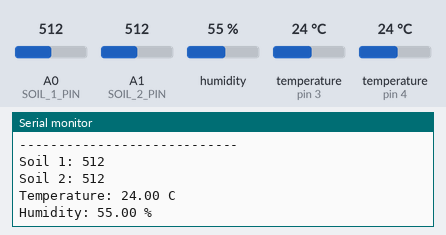
A sketch run on a simulated Arduino Uno, built with avr-gcc and run on an emulated ATmega328P. Shown: the last lines printed to the serial monitor. Inputs (shaded band) come from the test bench; at power-on: humidity 55 %, temperature (sensors on pin 3, pin 4) 24 °C, A0 (SOIL_1_PIN) = 512, A1 (SOIL_2_PIN) = 512.

Above: at 3.2 s.
3.3 s: humidity set to 22 %
At 5.1 s:
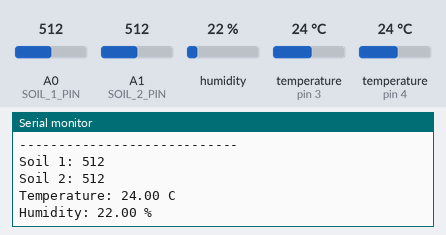
6.0 s: temperature (sensor on pin 3) set to 12 °C
At 6.7 s:
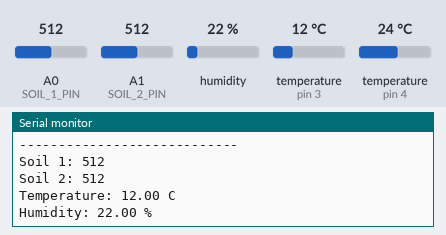
8.7 s: A0 (SOIL_1_PIN) set to 716
11.4 s: A1 (SOIL_2_PIN) set to 716
At 12.9 s:
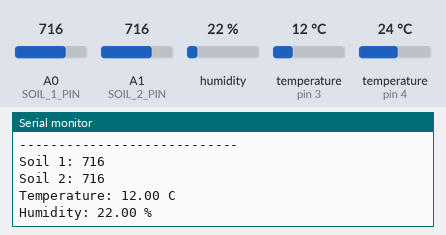
14.1 s: humidity set to 40 %
At 14.6 s:
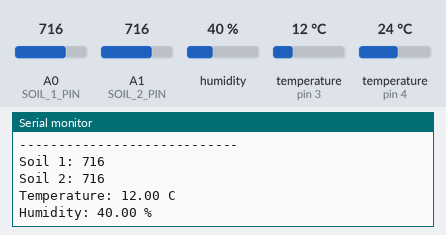
16.8 s: temperature (sensor on pin 3) set to 19 °C
At 19.1 s:
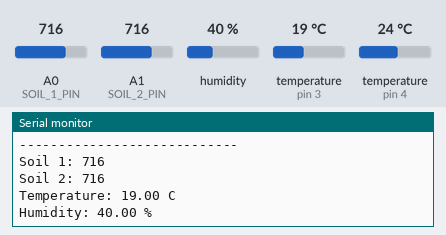
Timing chart, 0 to 20.5 s (numbered marks = the images above; inputs shaded):
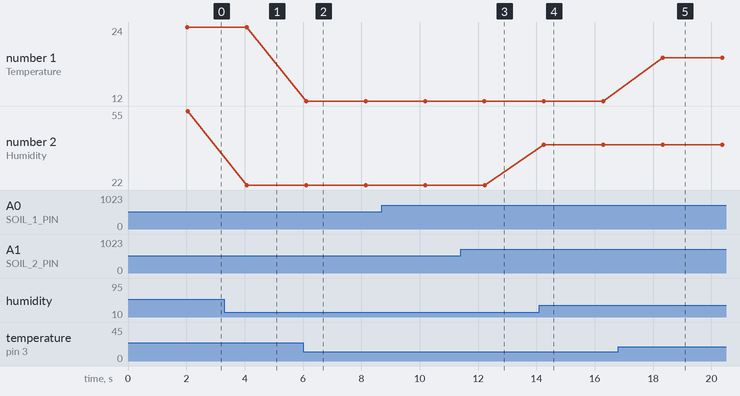

Measured:
- after the input at 3.3 s, the serial monitor: prints a new line after 0.78 s (image 1)
- after the input at 6.0 s, the serial monitor: prints a new line after 0.11 s (image 2)
- after the input at 11.4 s, the serial monitor: prints a new line after 0.82 s (image 3)
- after the input at 14.1 s, the serial monitor: prints a new line after 0.16 s (image 4)
- after the input at 16.8 s, the serial monitor: prints a new line after 1.5 s (image 5)
- plotted number 1: 24 → 12 after the input at 6.0 s, 12 → 19 after the input at 16.8 s
- plotted number 2: 55 → 22 after the input at 3.3 s, 22 → 40 after the input at 14.1 s

The sketch:

05_sensor_integration.ino
```cpp
// AgriScan — CropBand sensor integration
// Author: Suyog Shrestha
// Written: ~April 2026, recovered from project group chat
//
// Reads the three sensor types on the CropBand node and prints them over serial:
//   DS18B20  1-Wire digital temperature probe
//   DHT11    humidity
//   2x       capacitive soil moisture probes on analog pins
//
// Capacitive probes were chosen over resistive (metal-to-soil) because resistive
// probes corrode and drift when left in wet soil, which rules them out for a
// sensor meant to stay buried in a field.
//
// Raw ADC values are printed rather than converted percentages — calibration and
// the soil physics live on the Hub, so improving the model never requires
// reflashing sensors already deployed.

#include <OneWire.h>
#include <DS18B20.h>
#include <DHT.h>

// ===== PIN SETUP =====
#define SOIL_1_PIN 0   // D0
#define SOIL_2_PIN 1   // D1
#define TEMP_PIN   3   // D3
#define DHT_PIN    4   // D4

#define DHT_TYPE DHT11   // change to DHT22 if needed

// ===== TEMP SENSOR =====
OneWire oneWire(TEMP_PIN);
DS18B20 tempSensor(&oneWire);

// ===== HUMIDITY SENSOR =====
DHT dht(DHT_PIN, DHT_TYPE);

void setup() {
  Serial.begin(115200);
  delay(2000);

  Serial.println("=== Sensor System Starting ===");

  tempSensor.begin();
  dht.begin();
}

void loop() {
  // Read temperature
  tempSensor.requestTemperatures();
  float tempC = tempSensor.getTempC();

  // Read humidity
  float humidity = dht.readHumidity();

  // Read soil moisture
  int soil1 = analogRead(SOIL_1_PIN);
  int soil2 = analogRead(SOIL_2_PIN);

  // Print everything
  Serial.println("----------------------------");

  Serial.print("Soil 1: ");
  Serial.println(soil1);

  Serial.print("Soil 2: ");
  Serial.println(soil2);

  Serial.print("Temperature: ");
  Serial.print(tempC);
  Serial.println(" C");

  Serial.print("Humidity: ");
  Serial.print(humidity);
  Serial.println(" %");

  delay(2000);
}
```
